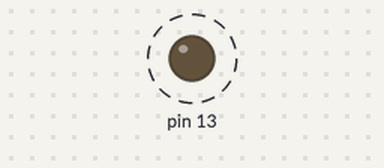
A sketch run on a simulated Arduino Uno, built with avr-gcc and run on an emulated ATmega328P. Shown: output pins drawn as LEDs (lit = HIGH). Dashed ring = blinking.

Above: at 0.5 s.
Timing chart, 0 to 4.6 s (numbered marks = the images above):
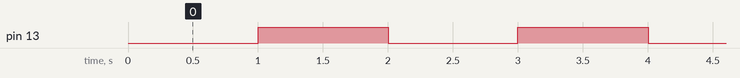

The sketch:

149-blink-non-bloccante.ino
```cpp
#define INTERVALLO 1000

int stato = LOW;
unsigned long t0, dt;

void setup() {
  pinMode(13, OUTPUT);
  t0 = millis();
}

void loop() {
  dt = millis() - t0;
  if ( dt >= INTERVALLO ) {
    t0 = millis();
    stato = !stato;
    digitalWrite(13, stato);
  }
}
```

Measured:
- by itself, pin 13: alternates HIGH for 1.0 s and LOW for 1.0 s
